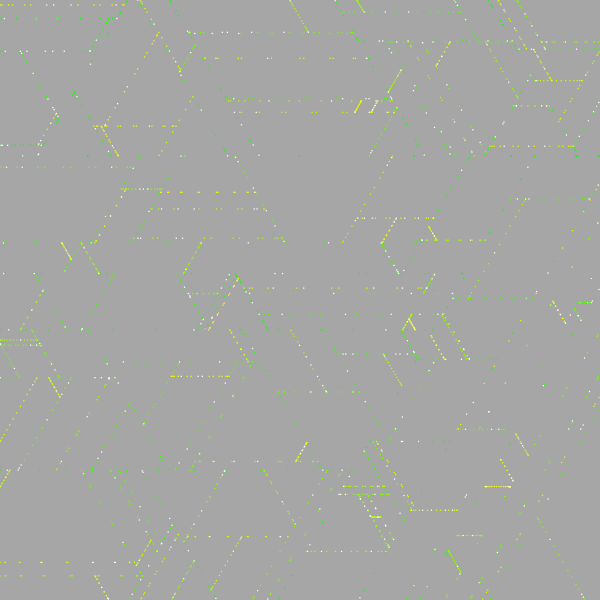
Frame 1 (no input)
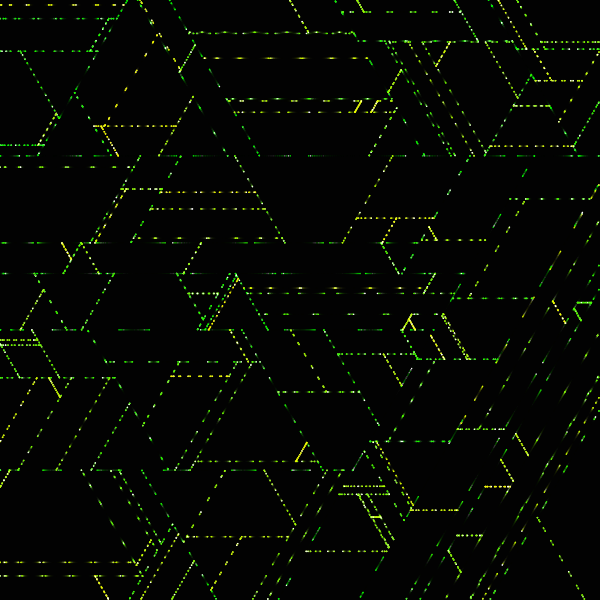
Frame 60 (the mouse pressed at the canvas centre just before this capture)
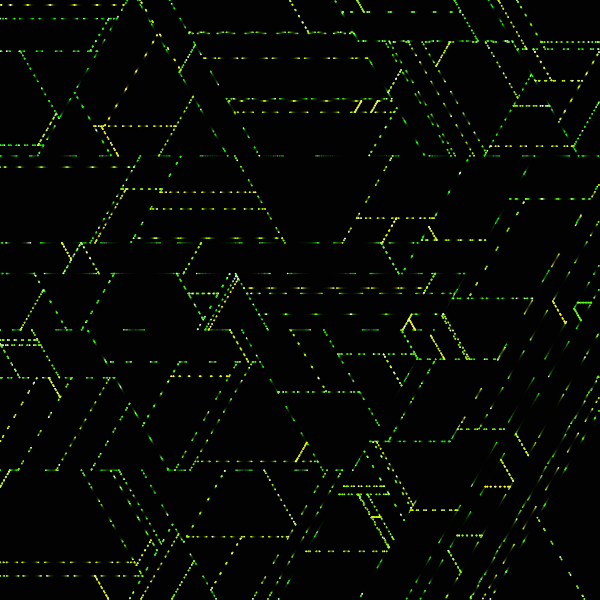
Frame 120 (the mouse held since frame 60 and released just before this capture)

The Processing sketch that drew these frames (run headless with seeded random() and noise(); from frame 60 on, the mouse is pressed at the canvas centre):

// Processing sketch: processing_134321
// ── processing_134321.pde

int nLines = 180;
int nAngles = 6;
int nCircles = 16;
float angleInc = 1.0 / 1024.0;
float minLineSize = 4;

ArrayList<PVector> points;
ArrayList<LineSegment> lines;
Phasor anglePhasor;

class LineSegment {
  PVector v1, v2;
  int index = 0;
 
  LineSegment(float x1, float y1, float x2, float y2) {
    v1 = new PVector(x1, y1);
    v2 = new PVector(x2, y2);
  }
 
  LineSegment(PVector v1, PVector v2) {
    this.v1 = new PVector(v1.x, v1.y);
    this.v2 = new PVector(v2.x, v2.y);
  }
  
  void draw() {
    pushStyle();
    for (int i = 0; i < nCircles; i++) {
      float amt = map(sin((anglePhasor.phase + (float) index / (float) lines.size() + (float) i / nCircles) * TWO_PI), -1.0, 1.0, 0.0, 1.0);
      while (amt >= 1.0) {
        amt -= 1.0;
      }
      float x1 = lerp(v1.x, v2.x, amt);
      float y1 = lerp(v1.y, v2.y, amt);
      noStroke();
      fill((float) index / (float) lines.size() * 255, 255, 0);
      if (random(1.0) < 0.2) {
        fill(255);
      }
      ellipse(x1, y1, 1.5, 1.5);
    }
    popStyle();
  }
}
 
class Phasor {
  float inc;
  float phase;
 
  Phasor(float inc) {
    this.inc = inc;
  }
 
  void update() {
    phase += inc;
 
    while (phase >= 1.0) {
      phase -= 1.0;
    }
    while (phase < 0) {
      phase += 1.0;
    }
  }
}
 
PVector getVCoordinates(PVector v, float d, float a) {
  return new PVector(v.x + d * cos(a), v.y + d * sin(a));
}
 
PVector getIntersection(LineSegment linseg1, LineSegment linseg2) {
  float x1 = linseg1.v1.x;
  float y1 = linseg1.v1.y;
  float x2 = linseg1.v2.x;
  float y2 = linseg1.v2.y;
  float x3 = linseg2.v1.x;
  float y3 = linseg2.v1.y;
  float x4 = linseg2.v2.x;
  float y4 = linseg2.v2.y;
  float d = (y4 - y3) * (x2 - x1) - (x4 - x3) * (y2 - y1);
 
  if (d == 0) {
    return null;
  }
 
  float ua = ((y4 - y3) * (x3 - x1) - (x4 - x3) * (y3 - y1)) / d;
  float ub = ((y2 - y1) * (x3 - x1) - (x2 - x1) * (y3 - y1)) / d;
 
  if (ua < 0.0 || ua > 1.0 || ub < 0.0 || ub > 1.0) {
    return null;
  }
 
  return new PVector(x1 + ua * (x2 - x1), y1 + ua * (y2 - y1));
}
  
void setup() {
  size(600, 600);
  points = new ArrayList<PVector>();
  anglePhasor = new Phasor(angleInc);
  
  for (int i = 0; i < nLines; i++) {
    points.add(new PVector(random(width), random(height), ((float) (i % nAngles) / (float) nAngles) * TWO_PI));    
  }
  
  makeLineSegments();

  for (int i = 0; i < 4; i++) {
    lines.remove(0);
  }
}

void draw() {
  noStroke();
  fill(0, 48);
  rect(0, 0, width, height);
  //background(0);
  stroke(255, random(1.0) < 0.5 ? 0 : 255, 0, 128);

  for (LineSegment l : lines) {
    l.draw();
  }
  
  anglePhasor.update();
}

void makeLineSegments() {
  int index = 0;

  lines = new ArrayList<LineSegment>();
  lines.add(new LineSegment(0, 0, width - 1, 0));
  lines.add(new LineSegment(0, 0, 0, height - 1));
  lines.add(new LineSegment(width - 1, 0, width - 1, height - 1));
  lines.add(new LineSegment(width - 1, height - 1, 0, height - 1));
  
  for (PVector p : points) {
    PVector vCenter = new PVector(p.x, p.y);
    float a = p.z;
    PVector v1 = getVCoordinates(vCenter, width * 2, a);
    PVector v2 = getVCoordinates(vCenter, width * 2, a + PI);
    PVector startPoint = new PVector(-1, -1);
    PVector endPoint = new PVector(-1, -1);
    LineSegment t1 = new LineSegment(vCenter, v1);
    LineSegment t2 = new LineSegment(vCenter, v2);
 
    float distShortest1 = width * 2;
    float distShortest2 = width * 2;
 
    for (int i = 0; i < lines.size(); i++) {
      LineSegment L = (LineSegment) lines.get(i);
      PVector p1 = getIntersection(t1, L);
      PVector p2 = getIntersection(t2, L);
 
      if (p1 != null) {
        float distFromCenter = dist(p1.x, p1.y, vCenter.x, vCenter.y);
 
        if (distFromCenter < distShortest1) {
          distShortest1 = distFromCenter;
          startPoint = p1;
        }
      }
      else if (p2 != null) {
        float distFromCenter = dist(p2.x, p2.y, vCenter.x, vCenter.y);
 
        if (distFromCenter < distShortest2) {
          distShortest2 = distFromCenter;
          endPoint = p2;
        }
      }
    }
 
    if (dist(startPoint.x, startPoint.y, endPoint.x, endPoint.y) > minLineSize &&
        startPoint.x >= 0 && startPoint.y >= 0 && endPoint.x >= 0 && endPoint.y >= 0) {
      v1 = startPoint;
      v2 = endPoint;
      LineSegment finalLine = new LineSegment(v1, v2);
      finalLine.index = index++;
      lines.add(finalLine); 
    } 
  }
}
